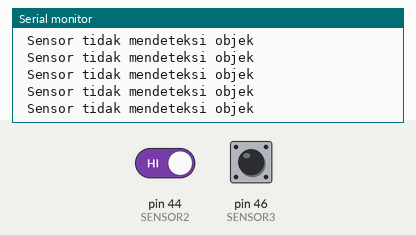
Recording of a sketch running on a simulated Arduino Mega 2560, built with avr-gcc and run on an emulated ATmega2560. On the bench: the last lines printed to the serial monitor. The test bench sets the inputs (shaded band); at power-on: pin 46 (SENSOR3) HIGH, pin 44 (SENSOR2) HIGH.

Above: at 1.2 s.
1.3 s: pin 46 (SENSOR3) driven LOW
At 2.0 s:
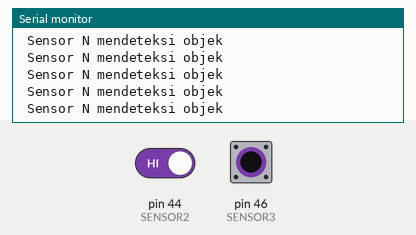
3.3 s: pin 46 (SENSOR3) driven HIGH
At 3.8 s:
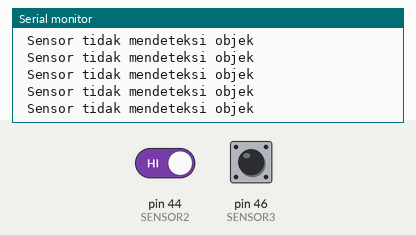
6.3 s: pin 46 (SENSOR3) driven LOW
At 7.2 s:
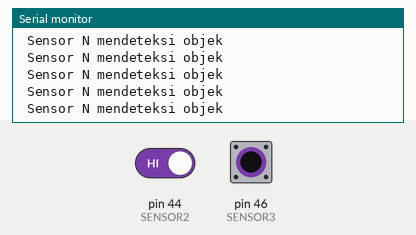
9.3 s: pin 46 (SENSOR3) pulsed HIGH 2 times (0.12 s each, 0.3 s apart)
12.9 s: pin 46 (SENSOR3) driven HIGH
At 13.6 s:
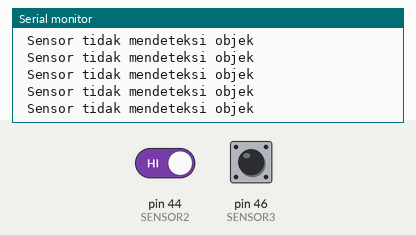
15.9 s: pin 46 (SENSOR3) driven LOW
At 16.4 s:
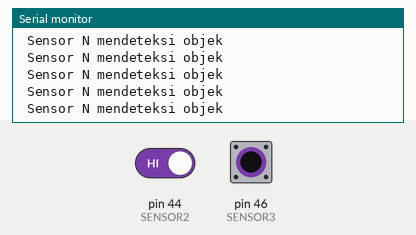

Measured:
- after the input at 1.3 s, the serial monitor: prints a new line after 0.10 s (image 1)
- after the input at 12.9 s, the serial monitor: prints a new line after 0.09 s (image 4)

The sketch:

latihanSensor.ino
```cpp
#define SENSOR2 44
#define SENSOR3 46
//#define ACTION 35
#include <Servo.h>
Servo servo2;
Servo servo3;
//int pos, ulang;
void setup() {
Serial.begin(9600);
  pinMode(SENSOR2, INPUT_PULLUP);
    pinMode(SENSOR3, INPUT_PULLUP);
//    pinMode(ACTION, OUTPUT);// define pin as OUTPUT for ACTION

// servo2.attach(40);
//    servo3.attach(36);
}

void loop() {
   int L =digitalRead(SENSOR2);
     int N =digitalRead(SENSOR3);


// if(L == 0){
//  for ( ulang=1; ulang<=3;  ulang+=1){
//       Serial.println(" Sensor 2 mendeteksi objek");
//       for( pos=1; pos<=3; pos+=1){
//       servo2.write(pos);
//       }
//       digitalWrite(ACTION,HIGH);
//  }
//    }

    if(N == 0){
//       Serial.println(" Sensor 3 mendeteksi objek");
//       servo3.write(0);
//       digitalWrite(ACTION,HIGH);
       Serial.println(" Sensor N mendeteksi objek");
    }

    else{
      Serial.println(" Sensor tidak mendeteksi objek");
//         servo2.write(90);
//       servo3.write(90);
//       digitalWrite(ACTION,LOW);

    }

}
```
